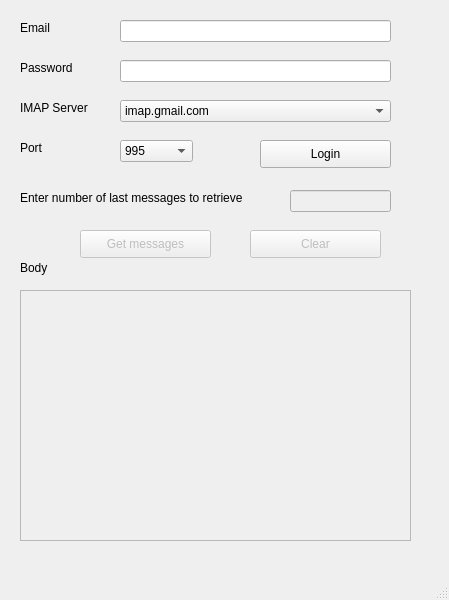
<?xml version="1.0" encoding="UTF-8"?>
<ui version="4.0">
 <class>MainWindow</class>
 <widget class="QMainWindow" name="MainWindow">
  <property name="geometry">
   <rect>
    <x>0</x>
    <y>0</y>
    <width>449</width>
    <height>600</height>
   </rect>
  </property>
  <property name="windowTitle">
   <string>MainWindow</string>
  </property>
  <widget class="QWidget" name="centralwidget">
   <widget class="QLabel" name="label_password">
    <property name="geometry">
     <rect>
      <x>20</x>
      <y>60</y>
      <width>71</width>
      <height>16</height>
     </rect>
    </property>
    <property name="text">
     <string>Password</string>
    </property>
   </widget>
   <widget class="QPushButton" name="btn_login">
    <property name="geometry">
     <rect>
      <x>260</x>
      <y>140</y>
      <width>131</width>
      <height>28</height>
     </rect>
    </property>
    <property name="text">
     <string>Login</string>
    </property>
   </widget>
   <widget class="QLabel" name="label_from">
    <property name="geometry">
     <rect>
      <x>20</x>
      <y>20</y>
      <width>41</width>
      <height>16</height>
     </rect>
    </property>
    <property name="text">
     <string>Email</string>
    </property>
   </widget>
   <widget class="QLineEdit" name="input_email">
    <property name="geometry">
     <rect>
      <x>120</x>
      <y>20</y>
      <width>271</width>
      <height>22</height>
     </rect>
    </property>
   </widget>
   <widget class="QLabel" name="label_imap_server">
    <property name="geometry">
     <rect>
      <x>20</x>
      <y>100</y>
      <width>81</width>
      <height>16</height>
     </rect>
    </property>
    <property name="text">
     <string>IMAP Server</string>
    </property>
   </widget>
   <widget class="QComboBox" name="options_imap_server">
    <property name="geometry">
     <rect>
      <x>120</x>
      <y>100</y>
      <width>271</width>
      <height>22</height>
     </rect>
    </property>
    <item>
     <property name="text">
      <string>imap.gmail.com</string>
     </property>
    </item>
    <item>
     <property name="text">
      <string>outlook.office365.com</string>
     </property>
    </item>
   </widget>
   <widget class="QLabel" name="label_port">
    <property name="geometry">
     <rect>
      <x>20</x>
      <y>140</y>
      <width>41</width>
      <height>16</height>
     </rect>
    </property>
    <property name="text">
     <string>Port</string>
    </property>
   </widget>
   <widget class="QLineEdit" name="input_password">
    <property name="geometry">
     <rect>
      <x>120</x>
      <y>60</y>
      <width>271</width>
      <height>22</height>
     </rect>
    </property>
    <property name="echoMode">
     <enum>QLineEdit::Password</enum>
    </property>
   </widget>
   <widget class="QComboBox" name="options_port">
    <property name="geometry">
     <rect>
      <x>120</x>
      <y>140</y>
      <width>73</width>
      <height>22</height>
     </rect>
    </property>
    <item>
     <property name="text">
      <string>995</string>
     </property>
    </item>
    <item>
     <property name="text">
      <string>993</string>
     </property>
    </item>
   </widget>
   <widget class="QTextEdit" name="text_body">
    <property name="enabled">
     <bool>false</bool>
    </property>
    <property name="geometry">
     <rect>
      <x>20</x>
      <y>290</y>
      <width>391</width>
      <height>251</height>
     </rect>
    </property>
   </widget>
   <widget class="QLabel" name="label_text_body">
    <property name="geometry">
     <rect>
      <x>20</x>
      <y>260</y>
      <width>91</width>
      <height>16</height>
     </rect>
    </property>
    <property name="text">
     <string>Body</string>
    </property>
   </widget>
   <widget class="QLabel" name="label_number_messages">
    <property name="geometry">
     <rect>
      <x>20</x>
      <y>190</y>
      <width>261</width>
      <height>16</height>
     </rect>
    </property>
    <property name="text">
     <string>Enter number of last messages to retrieve</string>
    </property>
   </widget>
   <widget class="QLineEdit" name="input_number_messages">
    <property name="enabled">
     <bool>false</bool>
    </property>
    <property name="geometry">
     <rect>
      <x>290</x>
      <y>190</y>
      <width>101</width>
      <height>22</height>
     </rect>
    </property>
    <property name="echoMode">
     <enum>QLineEdit::Normal</enum>
    </property>
   </widget>
   <widget class="QPushButton" name="btn_get_messages">
    <property name="enabled">
     <bool>false</bool>
    </property>
    <property name="geometry">
     <rect>
      <x>80</x>
      <y>230</y>
      <width>131</width>
      <height>28</height>
     </rect>
    </property>
    <property name="text">
     <string>Get messages</string>
    </property>
   </widget>
   <widget class="QPushButton" name="btn_clear">
    <property name="enabled">
     <bool>false</bool>
    </property>
    <property name="geometry">
     <rect>
      <x>250</x>
      <y>230</y>
      <width>131</width>
      <height>28</height>
     </rect>
    </property>
    <property name="text">
     <string>Clear</string>
    </property>
   </widget>
  </widget>
  <widget class="QStatusBar" name="statusbar"/>
 </widget>
 <resources/>
 <connections/>
</ui>
